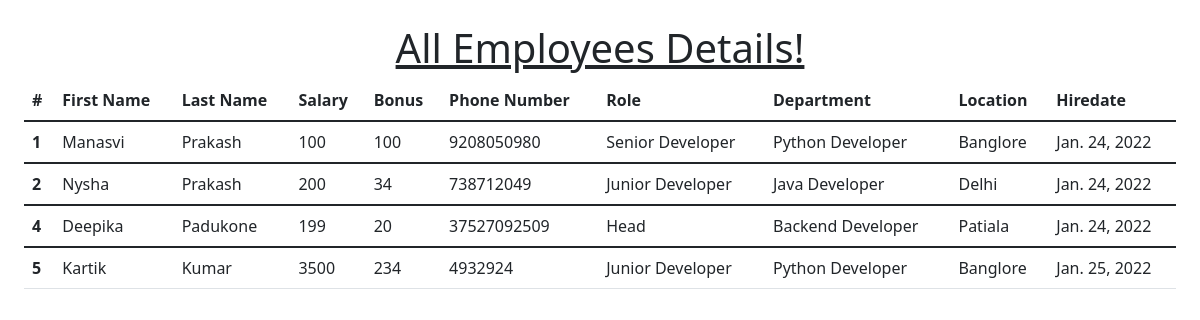
The page /AllEmployees on the database its author committed.
### Home/models.py (models this page shows, shortened)
class Employee(models.Model):
    first_name=models.CharField(max_length=122,null=False)
    last_name=models.CharField(max_length=122)
    dept=models.ForeignKey(Department,on_delete=models.CASCADE)
    salary=models.IntegerField(default=0)
    bonus=models.IntegerField(default=0)
    role=models.ForeignKey(Role,on_delete=models.CASCADE)
    phone=models.IntegerField(default=0)
    hire_date=models.DateField()

class Role(models.Model):
    name=models.CharField(max_length=122,null=False)

class Department(models.Model):
    name=models.CharField(max_length=122,null=False)
    location=models.CharField(max_length=122)

### Home/views.py (the view)
# urls.py: path('AllEmployees', views.AllEmployees,name='AllEmployees'),
def AllEmployees(request):
    emps=Employee.objects.all()
    context={
        'emps': emps
    }
    return render(request,'all.html',context)

### templates/all.html (shortened to what this page needs)
<!doctype html>
<html lang="en">
  <head>
    <link href="https://cdn.jsdelivr.net/npm/bootstrap@5.1.3/dist/css/bootstrap.min.css" rel="stylesheet">
  </head>
  <body>
      <div class="px-4 py-2 my-3">
    <h1 class="text-decoration-underline text-center">All Employees Details!</h1>
    <table class="table">
        <thead>
          <tr>
            <th scope="col">#</th>
            <th scope="col">First Name</th>
            <th scope="col">Last Name</th>
            <th scope="col">Salary</th>
            <th scope="col">Bonus</th>
            <th scope="col">Phone Number</th>
            <th scope="col">Role</th>
            <th scope="col">Department</th>
            <th scope="col">Location</th>
            <th scope="col">Hiredate</th>
          </tr>
        </thead>
        {% for emp in emps%}
        <tbody>
          <tr>
            <th scope="row">{{emp.id}}</th>
            <td>{{emp.first_name}}</td>
            <td>{{emp.last_name}}</td>
            <td>{{emp.salary}}</td>
            <td>{{emp.bonus}}</td>
            <td>{{emp.phone}}</td>
            <td>{{emp.role.name}}</td>
            <td>{{emp.dept.name}}</td>
            <td>{{emp.dept.location}}</td>
            <td>{{emp.hire_date}}</td>
          </tr>
        </tbody>
        {% endfor %}
      </table>
</div>
  </body>
</html>

### rows shown on the page
Employee: id "1", first_name "Manasvi", last_name "Prakash", salary "100", bonus "100", phone "9208050980", role.name "Senior Developer", dept.name "Python Developer", dept.location "Banglore", hire_date "Jan. 24, 2022"
Employee: id "2", first_name "Nysha", last_name "Prakash", salary "200", bonus "34", phone "738712049", role.name "Junior Developer", dept.name "Java Developer", dept.location "Delhi", hire_date "Jan. 24, 2022"
Employee: id "4", first_name "Deepika", last_name "Padukone", salary "199", bonus "20", phone "37527092509", role.name "Head", dept.name "Backend Developer", dept.location "Patiala", hire_date "Jan. 24, 2022"
Employee: id "5", first_name "Kartik", last_name "Kumar", salary "3500", bonus "234", phone "4932924", role.name "Junior Developer", dept.name "Python Developer", dept.location "Banglore", hire_date "Jan. 25, 2022"
